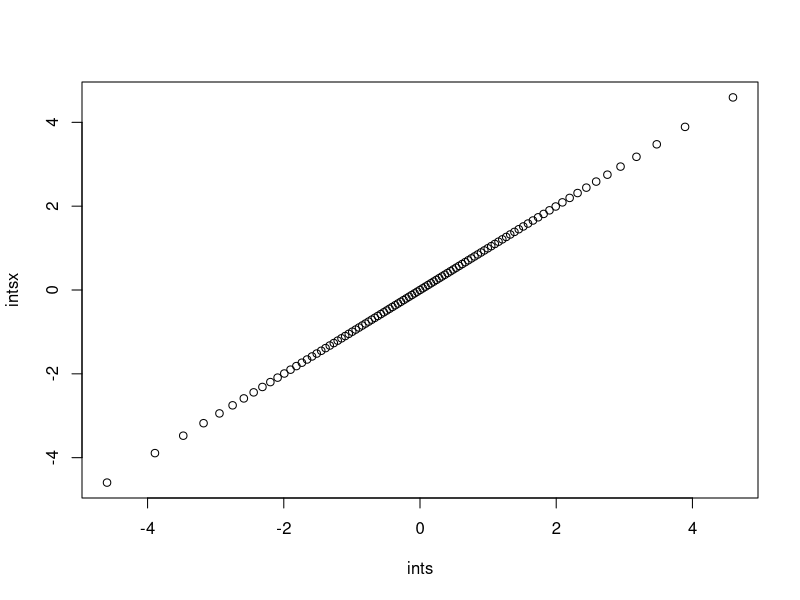
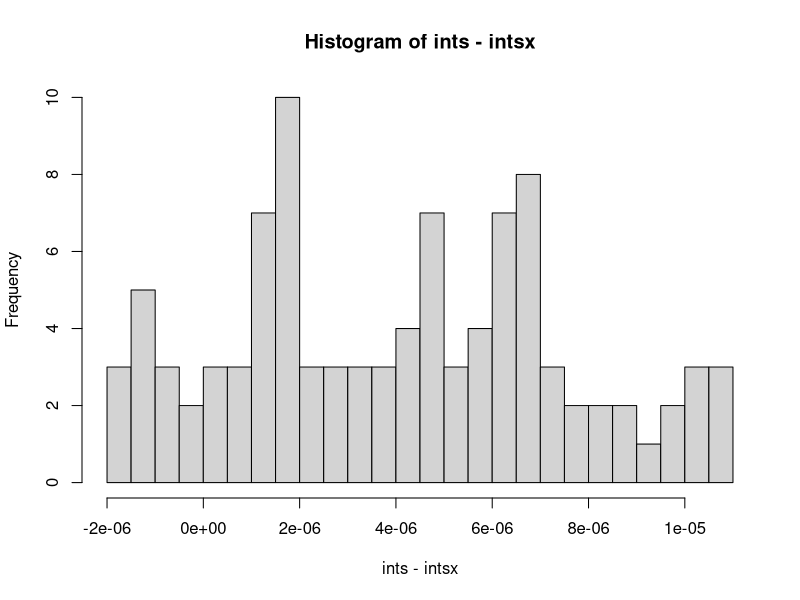
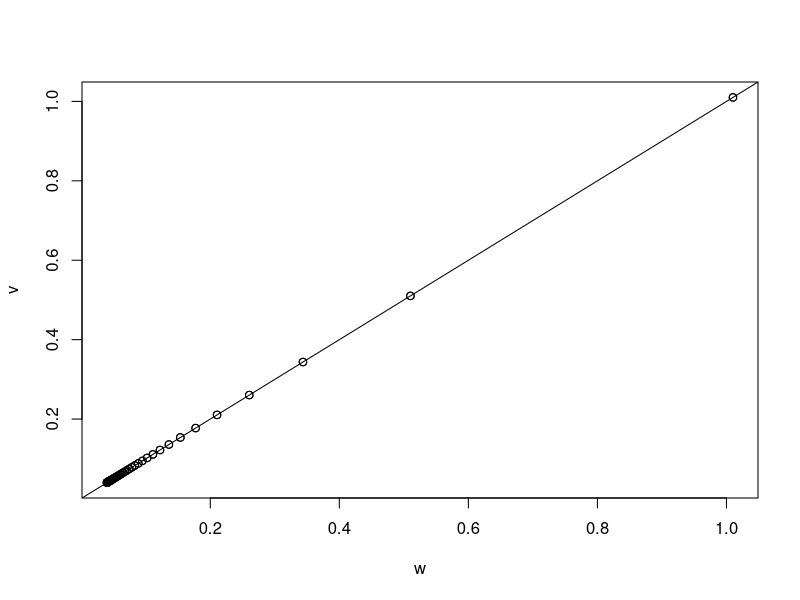
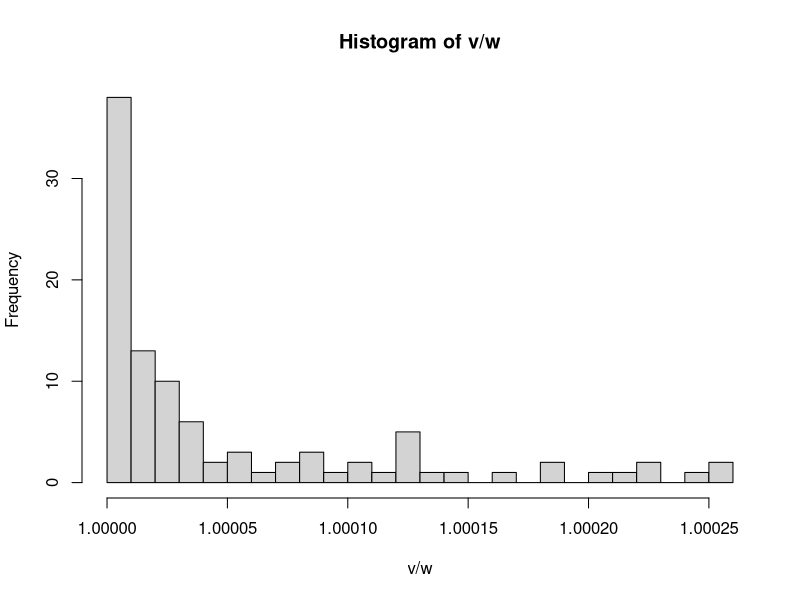

Here is the R script that generated these plots, in order:
# Find a random permutation that makes beta for x have nearly zero coefficient
require(rms)
y <- 1:100
beta <- numeric(1000)
for(i in 1:1000) {
  set.seed(i)
  x <- sample(1:100)
  co <- coef(orm(y ~ x))
  beta[i] <- co[length(co)]
}
i <- which(abs(beta) == min(abs(beta)))
i
beta[i]
set.seed(i)
x <- (sample(1:100) - 1) / 99 - 0.5
x <- x - mean(x)
f <- orm(y ~ x)
v <- diag(vcov(f, intercepts='all'))[1:99]
intsx <- coef(f)[1:99]

# Fit model with no predictor
g <- orm.fit(y=y)
w <- diag(vcov(g, intercepts='all'))
ints <- coef(g)
plot(ints, intsx)
hist(ints - intsx, nclass=20)
lm(intsx ~ ints)

plot(w, v); abline(a=0, b=1)
hist(v / w, nclass=20)
median(v / w)  # 2.5 if don't center x, 1.000018 if subtract 0.5 or subtract mean(x)
